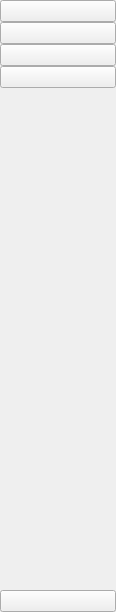
<?xml version="1.0" encoding="UTF-8"?>
<ui version="4.0">
 <class>Sidebar</class>
 <widget class="QWidget" name="Sidebar">
  <property name="geometry">
   <rect>
    <x>0</x>
    <y>0</y>
    <width>116</width>
    <height>612</height>
   </rect>
  </property>
  <property name="windowTitle">
   <string>Browse</string>
  </property>
  <property name="styleSheet">
   <string notr="true"/>
  </property>
  <layout class="QVBoxLayout" name="verticalLayout_2">
   <property name="spacing">
    <number>0</number>
   </property>
   <property name="leftMargin">
    <number>0</number>
   </property>
   <property name="topMargin">
    <number>0</number>
   </property>
   <property name="rightMargin">
    <number>0</number>
   </property>
   <property name="bottomMargin">
    <number>0</number>
   </property>
   <item>
    <widget class="QFrame" name="sidebarFrame">
     <layout class="QVBoxLayout" name="verticalLayout">
      <property name="spacing">
       <number>0</number>
      </property>
      <property name="leftMargin">
       <number>0</number>
      </property>
      <property name="topMargin">
       <number>0</number>
      </property>
      <property name="rightMargin">
       <number>0</number>
      </property>
      <property name="bottomMargin">
       <number>0</number>
      </property>
      <item>
       <widget class="QPushButton" name="exploreBtn">
        <property name="sizePolicy">
         <sizepolicy hsizetype="Preferred" vsizetype="Preferred">
          <horstretch>0</horstretch>
          <verstretch>0</verstretch>
         </sizepolicy>
        </property>
        <property name="text">
         <string/>
        </property>
       </widget>
      </item>
      <item>
       <widget class="QPushButton" name="findBtn">
        <property name="sizePolicy">
         <sizepolicy hsizetype="Preferred" vsizetype="Preferred">
          <horstretch>0</horstretch>
          <verstretch>0</verstretch>
         </sizepolicy>
        </property>
        <property name="text">
         <string/>
        </property>
       </widget>
      </item>
      <item>
       <widget class="QPushButton" name="gitBtn">
        <property name="sizePolicy">
         <sizepolicy hsizetype="Preferred" vsizetype="Preferred">
          <horstretch>0</horstretch>
          <verstretch>0</verstretch>
         </sizepolicy>
        </property>
        <property name="text">
         <string/>
        </property>
       </widget>
      </item>
      <item>
       <widget class="QPushButton" name="pluginsBtn">
        <property name="sizePolicy">
         <sizepolicy hsizetype="Preferred" vsizetype="Preferred">
          <horstretch>0</horstretch>
          <verstretch>0</verstretch>
         </sizepolicy>
        </property>
        <property name="text">
         <string/>
        </property>
       </widget>
      </item>
      <item>
       <spacer name="verticalSpacer">
        <property name="orientation">
         <enum>Qt::Vertical</enum>
        </property>
        <property name="sizeHint" stdset="0">
         <size>
          <width>20</width>
          <height>421</height>
         </size>
        </property>
       </spacer>
      </item>
      <item>
       <widget class="QPushButton" name="configBtn">
        <property name="sizePolicy">
         <sizepolicy hsizetype="Preferred" vsizetype="Preferred">
          <horstretch>0</horstretch>
          <verstretch>0</verstretch>
         </sizepolicy>
        </property>
        <property name="text">
         <string/>
        </property>
       </widget>
      </item>
     </layout>
    </widget>
   </item>
  </layout>
 </widget>
 <resources/>
 <connections/>
</ui>
